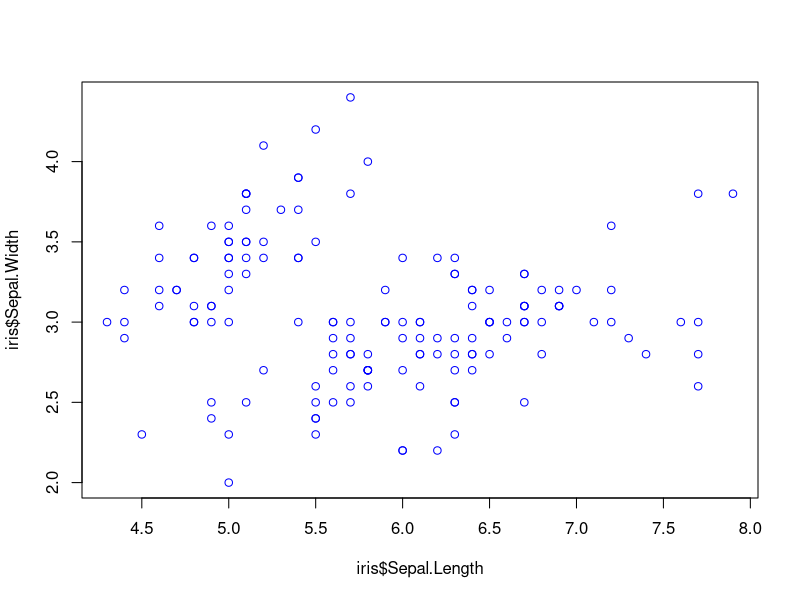
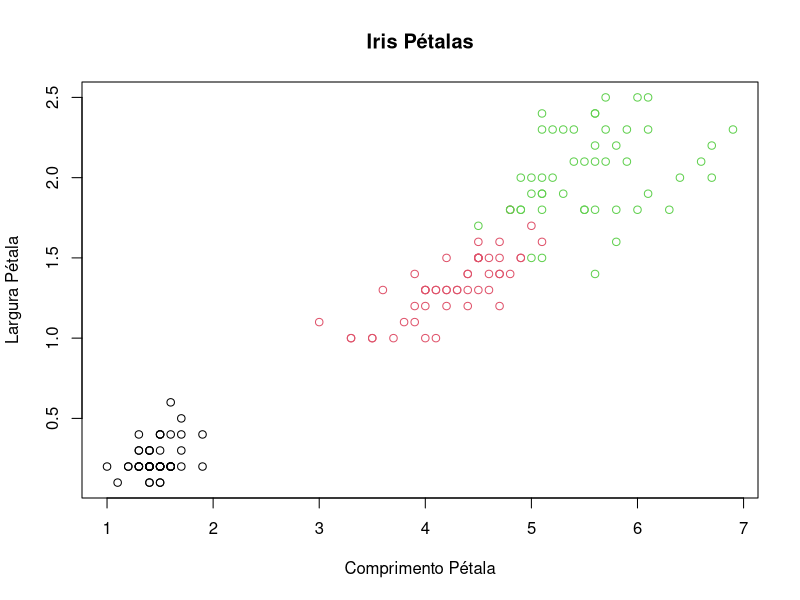

Generate these figures, in order, with R:
# Carregue o conjunto de dados Iris
data(iris)

# Visualize as primeiras linhas do conjunto de dados
head(iris)

#gráficos plot
plot(iris$Sepal.Length,iris$Sepal.Width, col= "blue")

#plot mais organizado
plot(iris$Petal.Length,iris$Petal.Width,
     main= "Iris Pétalas",
     xlab= "Comprimento Pétala",
     ylab ="Largura Pétala",
     col=iris$Species)